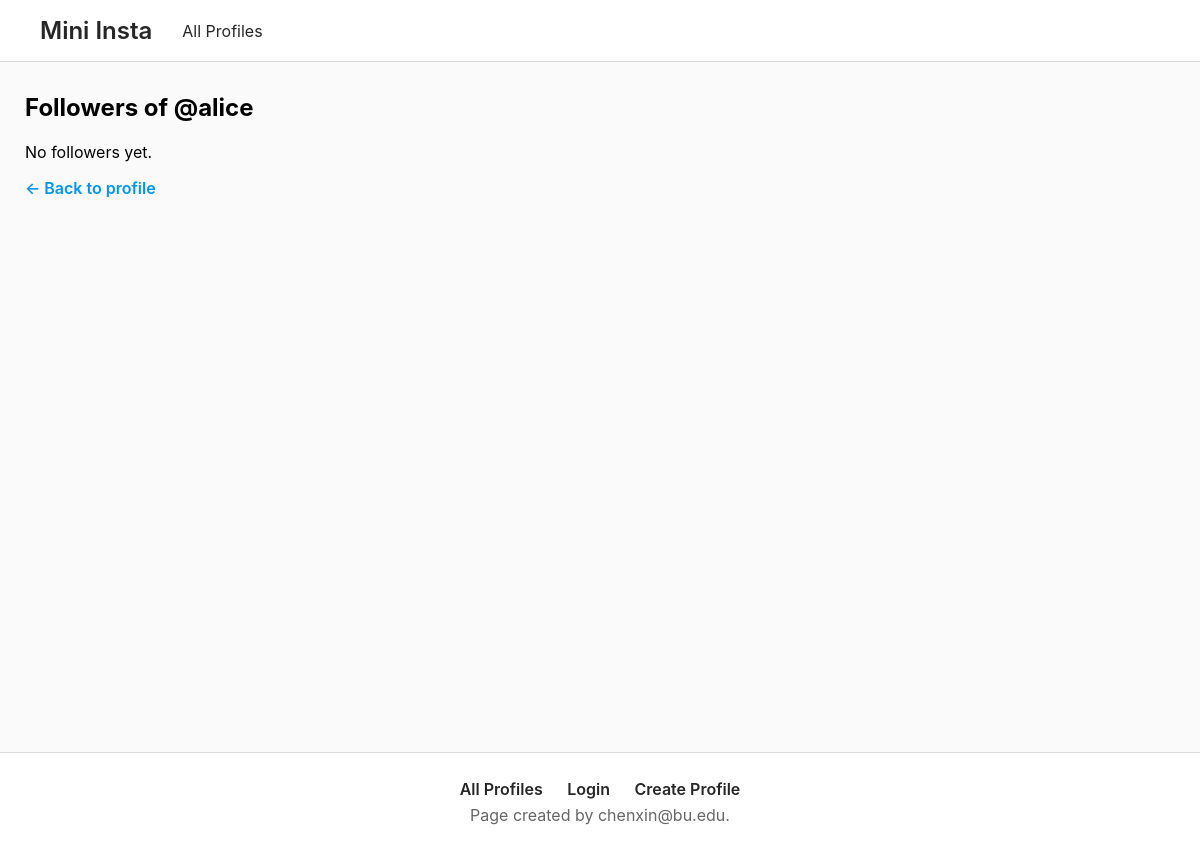
Page /mini_insta/profile/2/followers on the earlier database version.
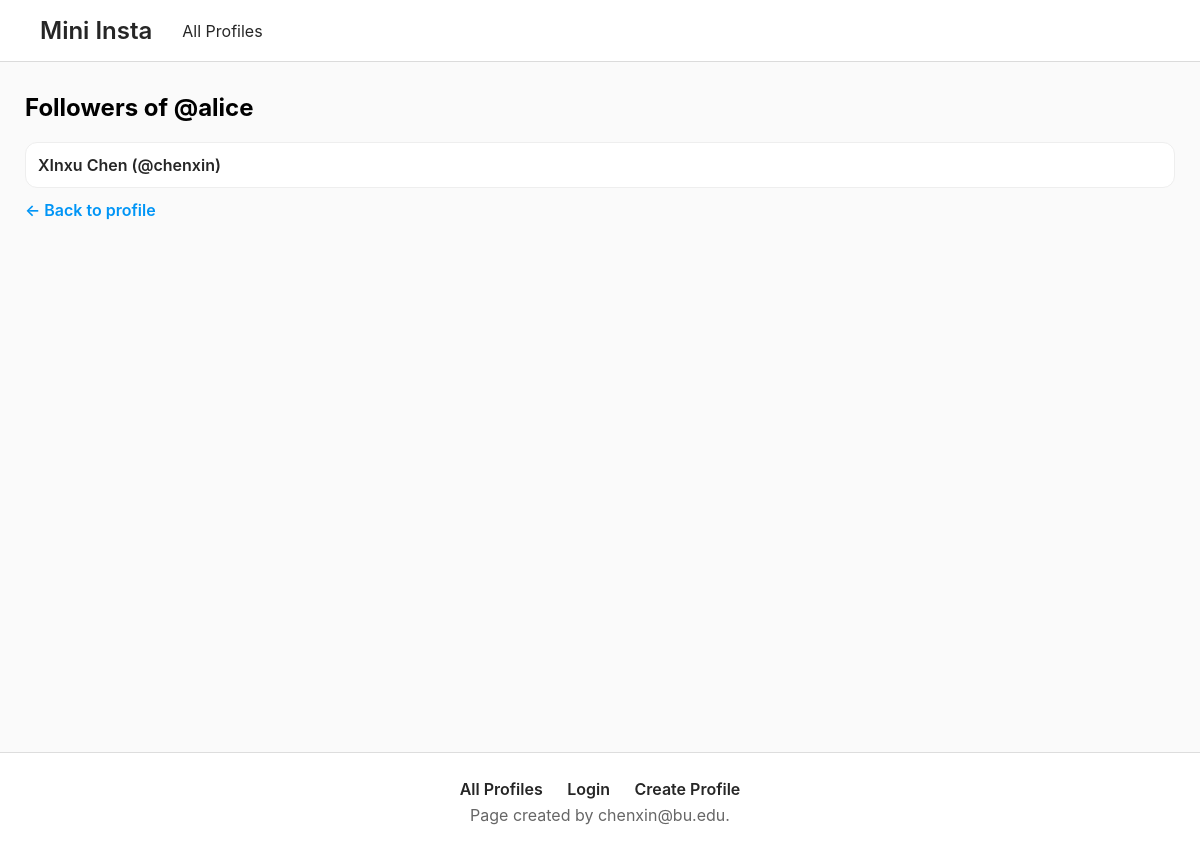
Same page on the later database version.
### mini_insta/models.py (models this page shows, shortened)
class Profile(models.Model):
    user = models.ForeignKey(User, on_delete=models.CASCADE, default=1)
    username = models.CharField(max_length=50, unique=True)
    display_name = models.CharField(max_length=100)
    profile_image_url = models.URLField()
    bio_text = models.TextField(blank=True)
    join_date = models.DateField()
    def get_followers(self):
        follows = Follow.objects.filter(profile=self).order_by("-timestamp")
        return [f.follower_profile for f in follows]

### mini_insta/views.py (the view)
# urls.py: path("profile/<int:pk>/followers", views.ShowFollowersDetailView.as_view(), name="show_followers"),
class ShowFollowersDetailView(DetailView):
    model = Profile
    template_name = "mini_insta/show_followers.html"
    context_object_name = "profile"

### templates/mini_insta/show_followers.html
{% extends "mini_insta/base.html" %}
{% block content %}
<h2 style="margin-top: 6px;">Followers of @{{ profile.username }}</h2>
<div style="margin-top: 14px;">
  {% for p in profile.get_followers %}
    <div style="background:white; border:1px solid #eee; border-radius:12px; padding:12px; margin-bottom:12px;">
      <a href="{% url 'mini_insta:show_profile' p.pk %}" style="text-decoration:none; color:#262626; font-weight:600;">
        {{ p.display_name }} (@{{ p.username }})
      </a>
    </div>
  {% empty %}
    <p>No followers yet.</p>
  {% endfor %}
</div>
<a href="{% url 'mini_insta:show_profile' profile.pk %}"
   style="text-decoration:none; color:#0095f6; font-weight:600;">
  ← Back to profile
</a>
{% endblock %}

### templates/mini_insta/base.html (shortened to what this page needs)
<!DOCTYPE html>
<html>
<head>
</head>
<body>
    <div class="navbar">
        <a href="{% url 'mini_insta:show_all_profiles' %}">Mini Insta</a>
        <a href="{% url 'mini_insta:show_all_profiles' %}">All Profiles</a>
    </div>
    <div class="container">
        {% block content %}
        {% endblock %}
    </div>
    <div class="footer">
        <div class="bottom-nav">
            {% if user.is_authenticated %}
                <a href="{% url 'mini_insta:profile' %}">My Profile</a>
                <a href="{% url 'mini_insta:show_feed' %}">Feed</a>
                <a href="{% url 'mini_insta:search' %}">Search</a>
                <a href="{% url 'mini_insta:create_post' %}">+ Create Post</a>
                <form method="POST" action="{% url 'mini_insta:logout' %}" class="logout-form">
                    {% csrf_token %}
                    <button type="submit">Logout</button>
                </form>
            {% else %}
                <a href="{% url 'mini_insta:show_all_profiles' %}">All Profiles</a>
                <a href="{% url 'mini_insta:login' %}">Login</a>
                <a href="{% url 'mini_insta:create_profile' %}">Create Profile</a>
            {% endif %}
        </div>
        <div style="margin-top: 6px;">
            Page created by chenxin@bu.edu.
        </div>
    </div>
</body>
</html>

### templates/mini_insta/base.html (style rules this page uses)
body { margin: 0; font-family: -apple-system, BlinkMacSystemFont, "Segoe UI", Roboto, Helvetica, Arial, sans-serif; background-color: #fafafa; }
.navbar { background-color: white; border-bottom: 1px solid #dbdbdb; padding: 16px 40px; display: flex; align-items: center; gap: 30px; }
.navbar a:first-child { font-size: 24px; font-weight: 600; }
.navbar a { text-decoration: none; color: #262626; font-size: 16px; }
.container { padding: 25px; min-height: 80vh; }
.footer { text-align: center; padding: 18px; color: #666; border-top: 1px solid #ddd; background: white; }
.bottom-nav { margin-top: 8px; }
.bottom-nav a { display: inline-block; margin: 0 10px; text-decoration: none; color: #262626; font-weight: 600; }

Differences in the rows shown:
now on this page (row edited): Profile: display_name "XInxu Chen", username "chenxin"
Other differences:
text no longer shown: "No followers yet."
